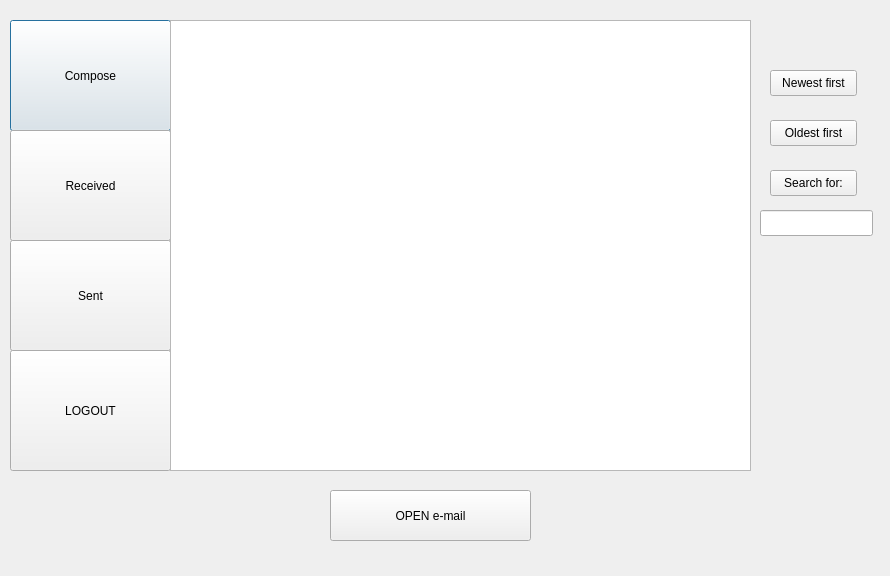
<?xml version="1.0" encoding="UTF-8"?>
<ui version="4.0">
 <class>SecondWindow</class>
 <widget class="QDialog" name="SecondWindow">
  <property name="geometry">
   <rect>
    <x>0</x>
    <y>0</y>
    <width>890</width>
    <height>576</height>
   </rect>
  </property>
  <property name="windowTitle">
   <string>Dialog</string>
  </property>
  <widget class="QPushButton" name="button_compose">
   <property name="geometry">
    <rect>
     <x>10</x>
     <y>20</y>
     <width>161</width>
     <height>111</height>
    </rect>
   </property>
   <property name="text">
    <string>Compose</string>
   </property>
  </widget>
  <widget class="QPushButton" name="button_received">
   <property name="geometry">
    <rect>
     <x>10</x>
     <y>130</y>
     <width>161</width>
     <height>111</height>
    </rect>
   </property>
   <property name="text">
    <string>Received</string>
   </property>
  </widget>
  <widget class="QPushButton" name="button_sent">
   <property name="geometry">
    <rect>
     <x>10</x>
     <y>240</y>
     <width>161</width>
     <height>111</height>
    </rect>
   </property>
   <property name="text">
    <string>Sent</string>
   </property>
  </widget>
  <widget class="QPushButton" name="button_logout">
   <property name="geometry">
    <rect>
     <x>10</x>
     <y>350</y>
     <width>161</width>
     <height>121</height>
    </rect>
   </property>
   <property name="text">
    <string>LOGOUT</string>
   </property>
  </widget>
  <widget class="QListWidget" name="listWidget">
   <property name="geometry">
    <rect>
     <x>170</x>
     <y>20</y>
     <width>581</width>
     <height>451</height>
    </rect>
   </property>
  </widget>
  <widget class="QPushButton" name="pushButton">
   <property name="geometry">
    <rect>
     <x>330</x>
     <y>490</y>
     <width>201</width>
     <height>51</height>
    </rect>
   </property>
   <property name="text">
    <string>OPEN e-mail</string>
   </property>
  </widget>
  <widget class="QPushButton" name="pushButton_2">
   <property name="geometry">
    <rect>
     <x>770</x>
     <y>70</y>
     <width>87</width>
     <height>26</height>
    </rect>
   </property>
   <property name="text">
    <string>Newest first</string>
   </property>
  </widget>
  <widget class="QPushButton" name="pushButton_3">
   <property name="geometry">
    <rect>
     <x>770</x>
     <y>120</y>
     <width>87</width>
     <height>26</height>
    </rect>
   </property>
   <property name="text">
    <string>Oldest first</string>
   </property>
  </widget>
  <widget class="QLineEdit" name="lineEdit">
   <property name="geometry">
    <rect>
     <x>760</x>
     <y>210</y>
     <width>113</width>
     <height>26</height>
    </rect>
   </property>
  </widget>
  <widget class="QPushButton" name="pushButton_4">
   <property name="geometry">
    <rect>
     <x>770</x>
     <y>170</y>
     <width>87</width>
     <height>26</height>
    </rect>
   </property>
   <property name="text">
    <string>Search for:</string>
   </property>
  </widget>
 </widget>
 <resources/>
 <connections/>
</ui>
